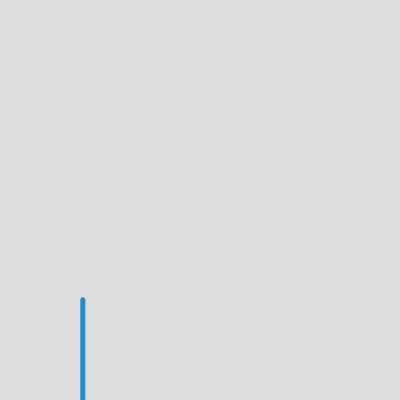
Frame 1 (no input)
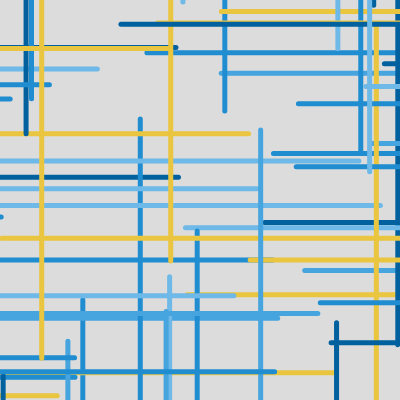
Frame 60 (no input)
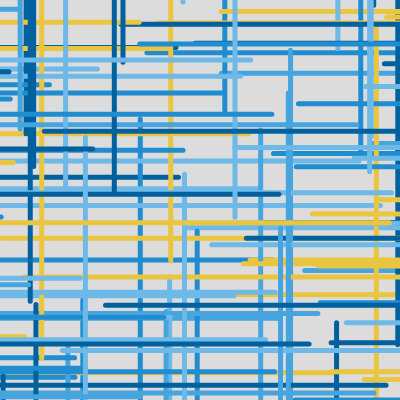
Frame 120 (the mouse pressed at the canvas centre since frame 60)

The p5.js sketch that drew these frames (run headless with seeded random() and noise() and a simulated clock; from frame 60 on, the mouse is pressed at the canvas centre):

// p5.js sketch
// ── sketch.js
//weave pattern
//Define a portable function that adds two numbers together. You should be able to copy and paste the function definition and only the function definition into a different sketch and use it without creating errors. 
// Pay attention to Jinnie's code, where lines are drawn from negative and positive side of the code 


let x, y;
let colorRange = ['#EAC53F', '#6EB9E7', '#46A4DE', '#208DD1', '#00619E'];

function setup() {
  createCanvas(400, 400);
  background(220);
  strokeWeight(5);
}

//add function definition
function add (a, b) {
  return(a+b);  
}

//draw lines
//add function is used
function drawLine(x, y, w, h) {
  line(x, y, add(x, w), add(y, h)); 
}

function draw() {
  //loop stairCase. give random x, y, w, h and greyscale color variables
  stroke(random(colorRange));
  x = random(0, width);
  y = random(0, height);
  w = random([-1, 0, 1])*width;
  if(w==0){
    h=random([-1,1])*height
  }else{h=0};
  
  drawLine(x, y, w, h);
}
